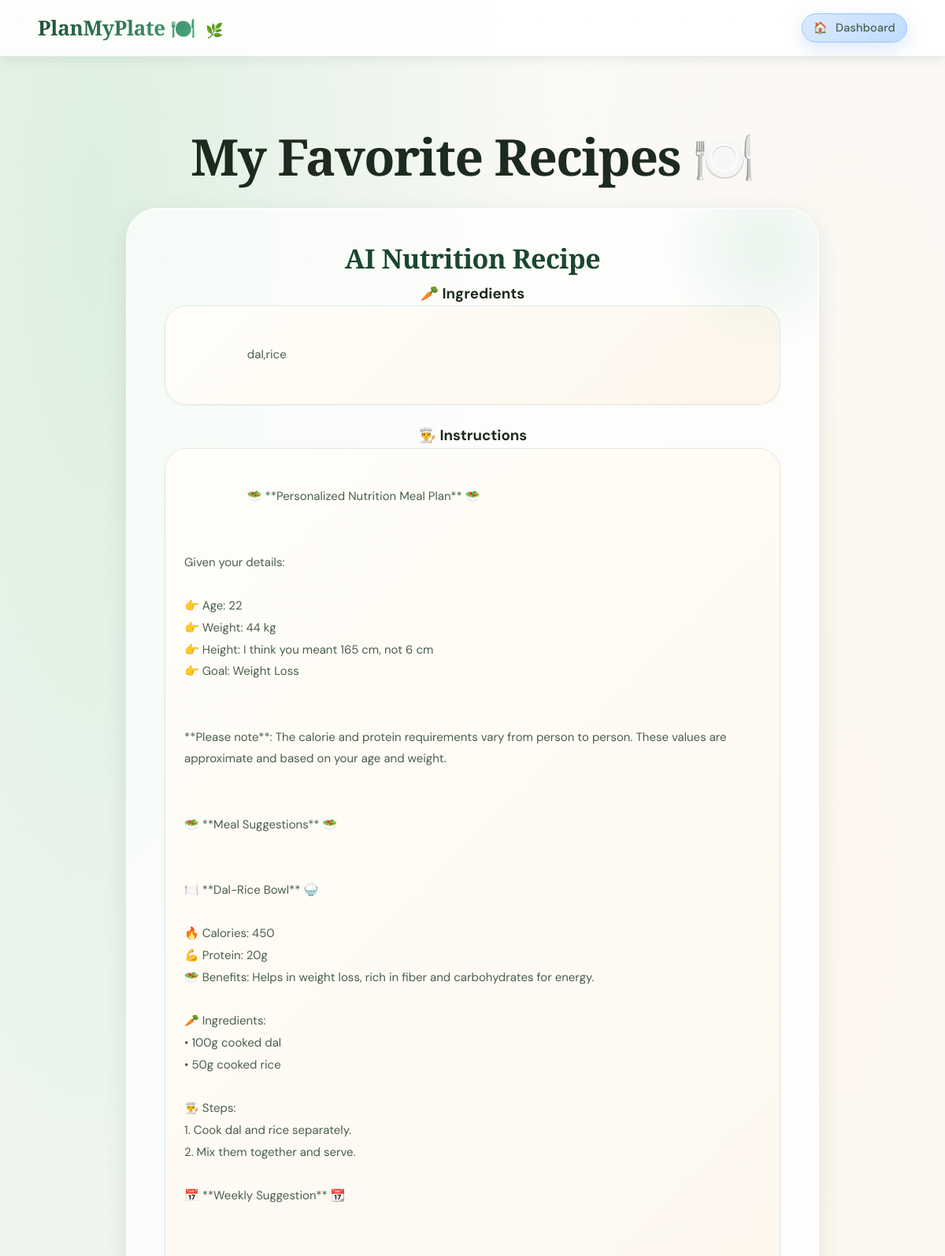
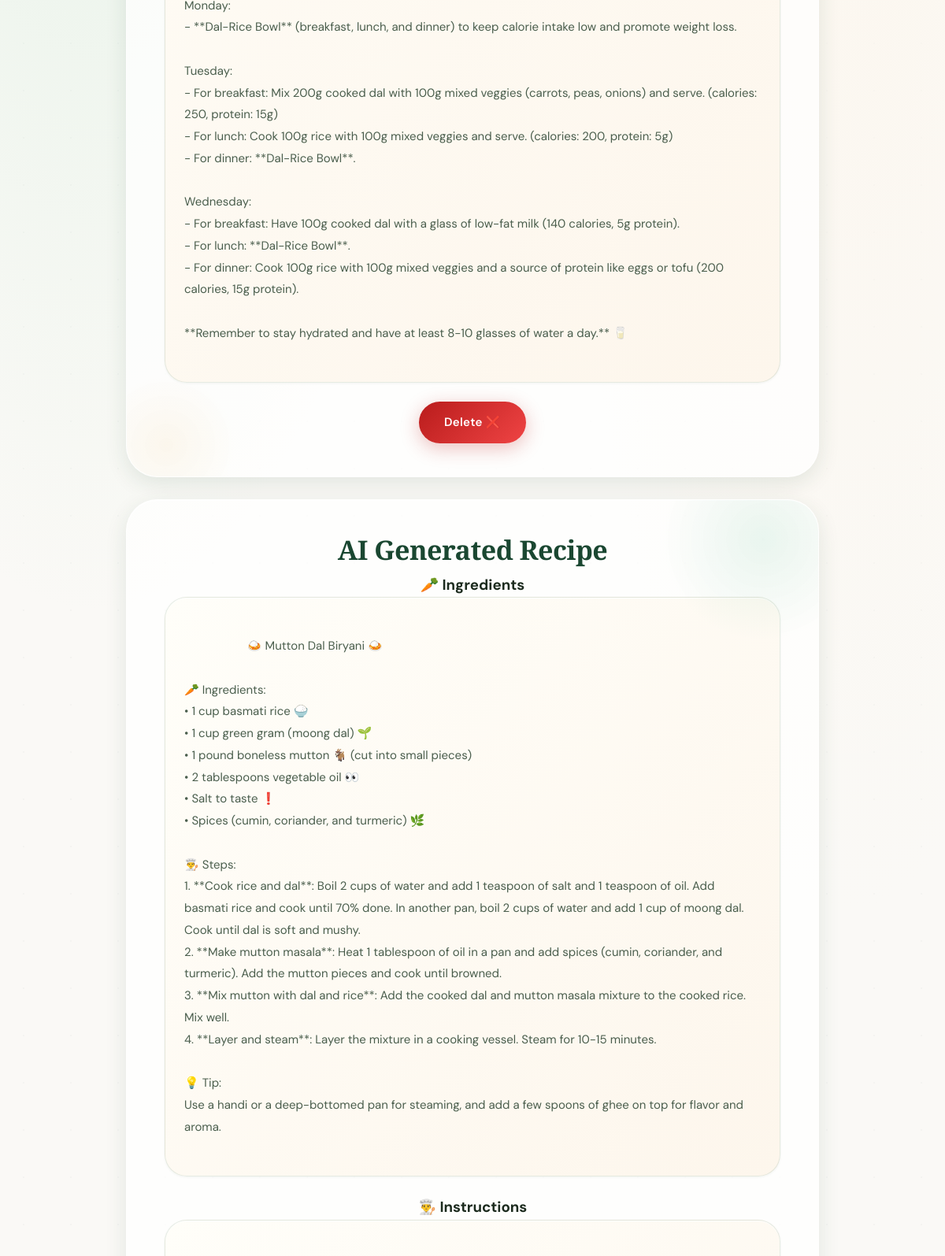
The page /recipes (signed in, upper part) on the database its author committed (2 pictures, top to bottom).
### tables this page shows
CREATE TABLE recipes (
            id INTEGER PRIMARY KEY AUTOINCREMENT,
            user_id INTEGER,
            title TEXT,
            ingredients TEXT,
            instructions TEXT
        );

### app.py (the view)
@app.route("/recipes")
def recipes():
    if "user_id" not in session:
        return redirect("/login")
    user_id = session["user_id"]
    conn = sqlite3.connect("database.db")
    cursor = conn.cursor()
    cursor.execute(
        "SELECT * FROM recipes WHERE user_id=?",
        (user_id,)
    )
    all_recipes = cursor.fetchall()
    conn.close()
    return render_template(
        "recipes.html",
        recipes=all_recipes
    )

### templates/recipes.html (shortened to what this page needs)
<!DOCTYPE html>
<html lang="en">
<head>
    <link rel="stylesheet"
          href="{{ url_for('static', filename='css/style.css') }}">
</head>
<body>
    <div class="navbar">
    <div class="logo">
        PlanMyPlate 🍽️
    </div>
    <a href="/dashboard"
       class="nav-home-btn">
        <span>🏠</span>
        <span>Dashboard</span>
    </a>
</div>
    <div class="hero">
        <h1>My Favorite Recipes 🍽️</h1>
        {% for recipe in recipes %}
        <div class="recipe-card">
            <h2 class="recipe-title">
                {{ recipe[2] }}
            </h2>
            <div class="recipe-section">
                <h3>🥕 Ingredients</h3>
                <div class="recipe-text">
                    {{ recipe[3] }}
                </div>
            </div>
            <div class="recipe-section">
                <h3>👨‍🍳 Instructions</h3>
                <div class="recipe-text">
                    {{ recipe[4] }}
                </div>
            </div>
            <a href="/delete_recipe/{{ recipe[0] }}"
               class="btn delete-btn">
                Delete ❌
            </a>
        </div>
        {% endfor %}
    </div>
</body>
</html>

### rows shown on the page
recipes: title "AI Nutrition Recipe", ingredients "dal,rice", instructions "🥗 **Personalized Nutrition Meal Plan** 🥗 Given your details: 👉 Age: 22 👉 Weight: 44 kg 👉 Height: I think you meant 165 cm, not 6 cm 👉 Goal: Weight Loss **Please note**: The calorie and protein requirements vary from person to person. These values are approximate and based on your age and weight. 🥗 **Meal Suggestions** 🥗 🍽️ **Dal-Rice Bowl** 🍚 🔥 Calories: 450 💪 Protein: 20g 🥗 Benefits: Helps in weight loss, rich in fiber and carbohydrates for energy. 🥕 Ingredients: • 100g cooked dal • 50g cooked rice 👨‍🍳 Steps: 1. Cook dal and rice separately. 2. Mix them together and serve. 📅 **Weekly Suggestion** 📆 Monday: - **Dal-Rice Bowl** (breakfast, lunch, and dinner) to keep calorie intake low and…"
recipes: title "AI Generated Recipe", ingredients "🍛 Mutton Dal Biryani 🍛 🥕 Ingredients: • 1 cup basmati rice 🍚 • 1 cup green gram (moong dal) 🌱 • 1 pound boneless mutton 🐐 (cut into small pieces) • 2 tablespoons vegetable oil 👀 • Salt to taste ❗️ • Spices (cumin, coriander, and turmeric) 🌿 👨‍🍳 Steps: 1. **Cook rice and dal**: Boil 2 cups of water and add 1 teaspoon of salt and 1 teaspoon of oil. Add basmati rice and cook until 70% done. In another pan, boil 2 cups of water and add 1 cup of moong dal. Cook until dal is soft and mushy. 2. **Make mutton masala**: Heat 1 tablespoon of oil in a pan and add spices (cumin, coriander, and turmeric). Add the mutton pieces and cook until browned. 3. **Mix mutton with dal and rice**: Add the cooked…"
